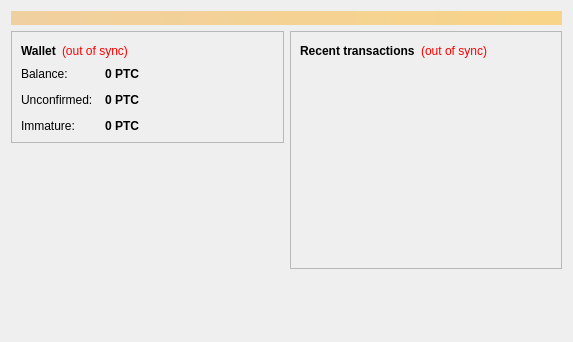
<?xml version="1.0" encoding="UTF-8"?>
<ui version="4.0">
 <class>OverviewPage</class>
 <widget class="QWidget" name="OverviewPage">
  <property name="geometry">
   <rect>
    <x>0</x>
    <y>0</y>
    <width>573</width>
    <height>342</height>
   </rect>
  </property>
  <property name="windowTitle">
   <string>Form</string>
  </property>
  <layout class="QVBoxLayout" name="topLayout">
   <item>
    <widget class="QLabel" name="labelAlerts">
     <property name="visible">
      <bool>false</bool>
     </property>
     <property name="styleSheet">
      <string notr="true">background-color: qlineargradient(x1: 0, y1: 0, x2: 1, y2: 0, stop:0 #F0D0A0, stop:1 #F8D488); color:#000000;</string>
     </property>
     <property name="wordWrap">
      <bool>true</bool>
     </property>
     <property name="margin">
      <number>3</number>
     </property>
    </widget>
   </item>
   <item>
    <layout class="QHBoxLayout" name="horizontalLayout" stretch="1,1">
     <item>
      <layout class="QVBoxLayout" name="verticalLayout_2">
       <item>
        <widget class="QFrame" name="frame">
         <property name="frameShape">
          <enum>QFrame::StyledPanel</enum>
         </property>
         <property name="frameShadow">
          <enum>QFrame::Raised</enum>
         </property>
         <layout class="QVBoxLayout" name="verticalLayout_4">
          <item>
           <layout class="QHBoxLayout" name="horizontalLayout_4">
            <item>
             <widget class="QLabel" name="label_5">
              <property name="font">
               <font>
                <weight>75</weight>
                <bold>true</bold>
               </font>
              </property>
              <property name="text">
               <string>Wallet</string>
              </property>
             </widget>
            </item>
            <item>
             <widget class="QLabel" name="labelWalletStatus">
              <property name="toolTip">
               <string>The displayed information may be out of date. Your wallet automatically synchronizes with the Potatocoin network after a connection is established, but this process has not completed yet.</string>
              </property>
              <property name="styleSheet">
               <string notr="true">QLabel { color: red; }</string>
              </property>
              <property name="text">
               <string notr="true">(out of sync)</string>
              </property>
              <property name="alignment">
               <set>Qt::AlignLeading|Qt::AlignLeft|Qt::AlignVCenter</set>
              </property>
             </widget>
            </item>
            <item>
             <spacer name="horizontalSpacer_2">
              <property name="orientation">
               <enum>Qt::Horizontal</enum>
              </property>
              <property name="sizeHint" stdset="0">
               <size>
                <width>40</width>
                <height>20</height>
               </size>
              </property>
             </spacer>
            </item>
           </layout>
          </item>
          <item>
           <layout class="QFormLayout" name="formLayout_2">
            <property name="fieldGrowthPolicy">
             <enum>QFormLayout::AllNonFixedFieldsGrow</enum>
            </property>
            <property name="horizontalSpacing">
             <number>12</number>
            </property>
            <property name="verticalSpacing">
             <number>12</number>
            </property>
            <item row="0" column="0">
             <widget class="QLabel" name="label">
              <property name="text">
               <string>Balance:</string>
              </property>
             </widget>
            </item>
            <item row="0" column="1">
             <widget class="QLabel" name="labelBalance">
              <property name="font">
               <font>
                <weight>75</weight>
                <bold>true</bold>
               </font>
              </property>
              <property name="cursor">
               <cursorShape>IBeamCursor</cursorShape>
              </property>
              <property name="toolTip">
               <string>Your current balance</string>
              </property>
              <property name="text">
               <string notr="true">0 PTC</string>
              </property>
              <property name="textInteractionFlags">
               <set>Qt::LinksAccessibleByMouse|Qt::TextSelectableByKeyboard|Qt::TextSelectableByMouse</set>
              </property>
             </widget>
            </item>
            <item row="1" column="0">
             <widget class="QLabel" name="label_3">
              <property name="text">
               <string>Unconfirmed:</string>
              </property>
             </widget>
            </item>
            <item row="1" column="1">
             <widget class="QLabel" name="labelUnconfirmed">
              <property name="font">
               <font>
                <weight>75</weight>
                <bold>true</bold>
               </font>
              </property>
              <property name="cursor">
               <cursorShape>IBeamCursor</cursorShape>
              </property>
              <property name="toolTip">
               <string>Total of transactions that have yet to be confirmed, and do not yet count toward the current balance</string>
              </property>
              <property name="text">
               <string notr="true">0 PTC</string>
              </property>
              <property name="textInteractionFlags">
               <set>Qt::LinksAccessibleByMouse|Qt::TextSelectableByKeyboard|Qt::TextSelectableByMouse</set>
              </property>
             </widget>
            </item>
            <item row="2" column="0">
             <widget class="QLabel" name="labelImmatureText">
              <property name="text">
               <string>Immature:</string>
              </property>
             </widget>
            </item>
            <item row="2" column="1">
             <widget class="QLabel" name="labelImmature">
              <property name="font">
               <font>
                <weight>75</weight>
                <bold>true</bold>
               </font>
              </property>
              <property name="toolTip">
               <string>Mined balance that has not yet matured</string>
              </property>
              <property name="text">
               <string notr="true">0 PTC</string>
              </property>
              <property name="textInteractionFlags">
               <set>Qt::LinksAccessibleByMouse|Qt::TextSelectableByKeyboard|Qt::TextSelectableByMouse</set>
              </property>
             </widget>
            </item>
           </layout>
          </item>
         </layout>
        </widget>
       </item>
       <item>
        <spacer name="verticalSpacer">
         <property name="orientation">
          <enum>Qt::Vertical</enum>
         </property>
         <property name="sizeHint" stdset="0">
          <size>
           <width>20</width>
           <height>40</height>
          </size>
         </property>
        </spacer>
       </item>
      </layout>
     </item>
     <item>
      <layout class="QVBoxLayout" name="verticalLayout_3">
       <item>
        <widget class="QFrame" name="frame_2">
         <property name="frameShape">
          <enum>QFrame::StyledPanel</enum>
         </property>
         <property name="frameShadow">
          <enum>QFrame::Raised</enum>
         </property>
         <layout class="QVBoxLayout" name="verticalLayout">
          <item>
           <layout class="QHBoxLayout" name="horizontalLayout_2">
            <item>
             <widget class="QLabel" name="label_4">
              <property name="text">
               <string>&lt;b&gt;Recent transactions&lt;/b&gt;</string>
              </property>
             </widget>
            </item>
            <item>
             <widget class="QLabel" name="labelTransactionsStatus">
              <property name="toolTip">
               <string>The displayed information may be out of date. Your wallet automatically synchronizes with the Potatocoin network after a connection is established, but this process has not completed yet.</string>
              </property>
              <property name="styleSheet">
               <string notr="true">QLabel { color: red; }</string>
              </property>
              <property name="text">
               <string notr="true">(out of sync)</string>
              </property>
              <property name="alignment">
               <set>Qt::AlignRight|Qt::AlignTrailing|Qt::AlignVCenter</set>
              </property>
             </widget>
            </item>
            <item>
             <spacer name="horizontalSpacer">
              <property name="orientation">
               <enum>Qt::Horizontal</enum>
              </property>
              <property name="sizeHint" stdset="0">
               <size>
                <width>40</width>
                <height>20</height>
               </size>
              </property>
             </spacer>
            </item>
           </layout>
          </item>
          <item>
           <widget class="QListView" name="listTransactions">
            <property name="styleSheet">
             <string notr="true">QListView { background: transparent; }</string>
            </property>
            <property name="frameShape">
             <enum>QFrame::NoFrame</enum>
            </property>
            <property name="verticalScrollBarPolicy">
             <enum>Qt::ScrollBarAlwaysOff</enum>
            </property>
            <property name="horizontalScrollBarPolicy">
             <enum>Qt::ScrollBarAlwaysOff</enum>
            </property>
            <property name="selectionMode">
             <enum>QAbstractItemView::NoSelection</enum>
            </property>
           </widget>
          </item>
         </layout>
        </widget>
       </item>
       <item>
        <spacer name="verticalSpacer_2">
         <property name="orientation">
          <enum>Qt::Vertical</enum>
         </property>
         <property name="sizeHint" stdset="0">
          <size>
           <width>20</width>
           <height>40</height>
          </size>
         </property>
        </spacer>
       </item>
      </layout>
     </item>
    </layout>
   </item>
  </layout>
 </widget>
 <resources/>
 <connections/>
</ui>
